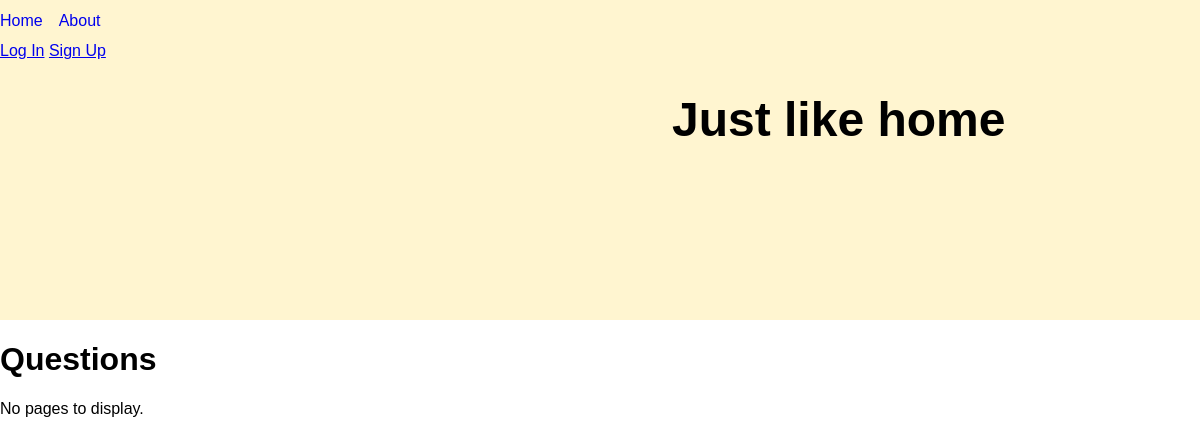
/quora/, run on an earlier commit of the app's database.
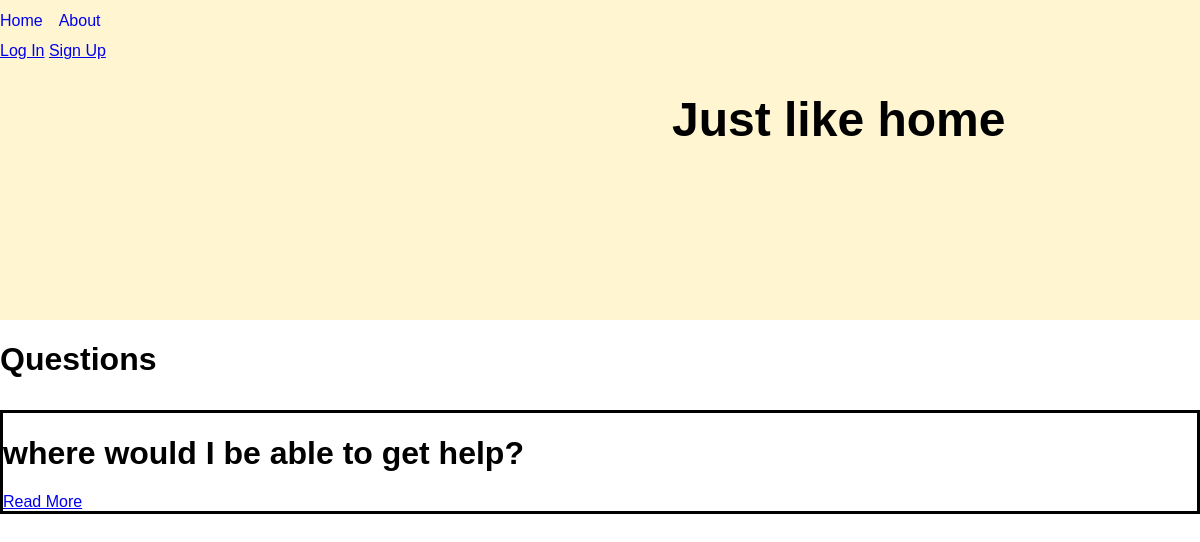
And on a later commit of the database.
### quora/models.py (models this page shows, shortened)
class Question(models.Model):
    quest = models.CharField(max_length = 200, default='question', null=True)
    slug = models.CharField(max_length=300, blank=True, editable=False,
                            help_text="Unique URL path to access this book. Generated by the system.")
    author = models.ForeignKey(User, on_delete=models.PROTECT,
                               help_text="The user that posted this question.", null=True)

### quora/views.py (the view)
# urls.py: path('', QuestionListView.as_view(), name='question-list-page'),
class QuestionListView(ListView):
    model = Question
    def get(self, request):
        questions = self.get_queryset().all()
        return render(request, 'quora/question_list.html', {
          'questions': questions
        })

### quora/templates/quora/question_list.html
{% extends "base.html" %}
{% block content %}
<h1> Questions </h1>
  {% if questions %}
    {% for question in questions %}
    <div class='event-card'>
      <h1>{{question.quest}}</h1>
      <a href="{% url 'question-details-page' question.slug %}" title="Read More">Read More</a>
    </div>
    {% endfor %}
  {% else %}
    <div>No pages to display.</div>
  {% endif %}
{% endblock %}

What changed in the data, as far as the page shows it:
added Question: quest "where would I be able to get help?"
Also different on the page:
text no longer shown: "No pages to display."
